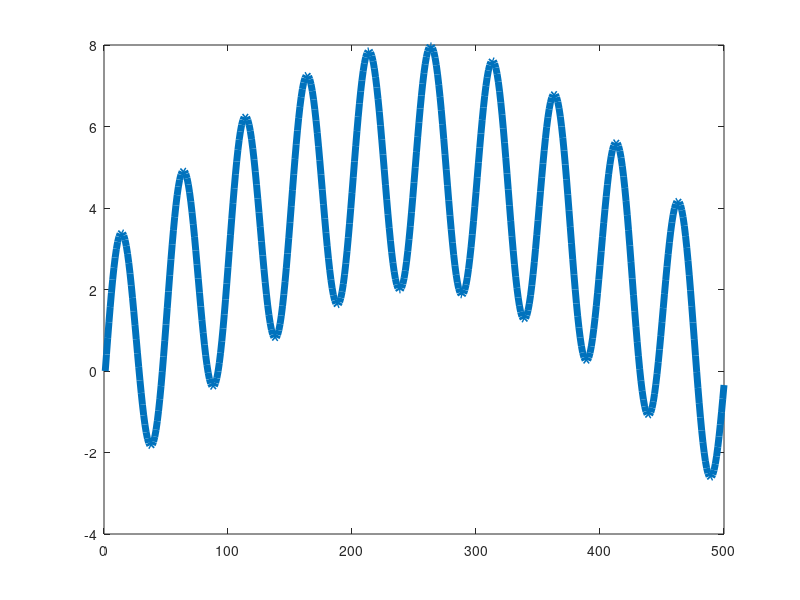
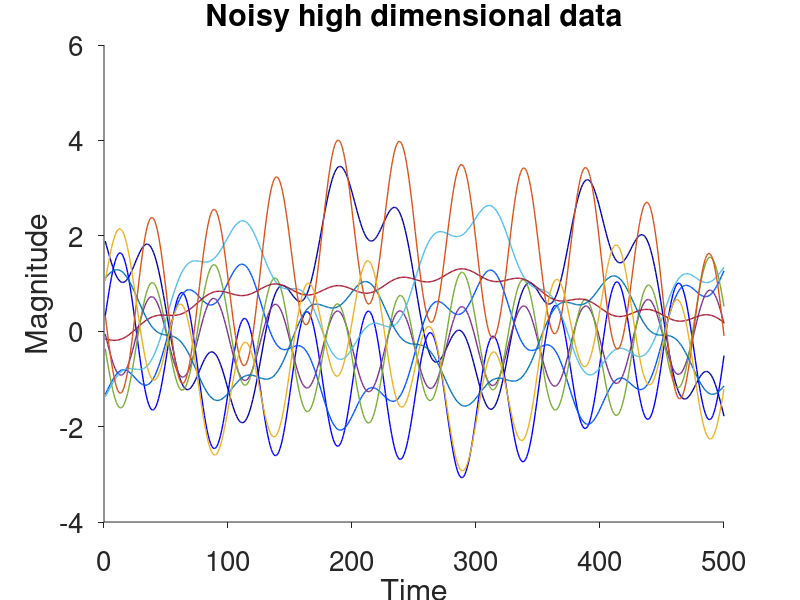
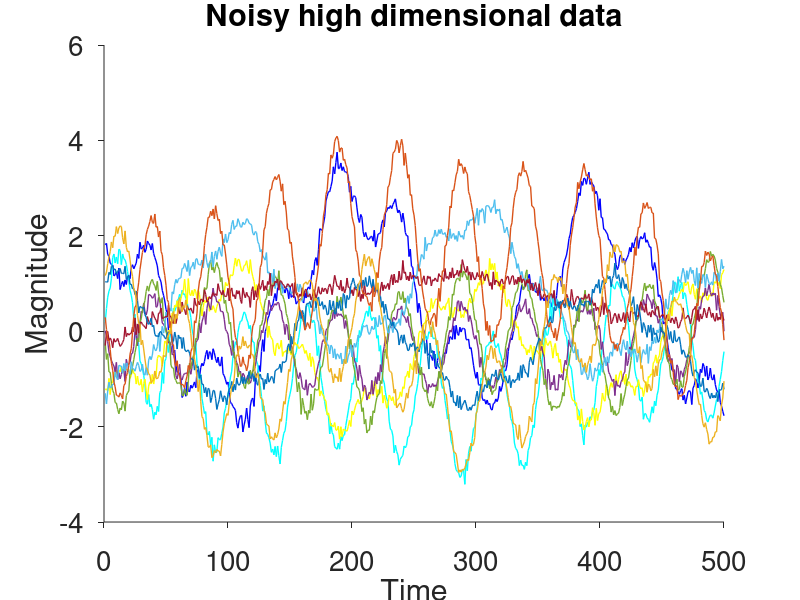
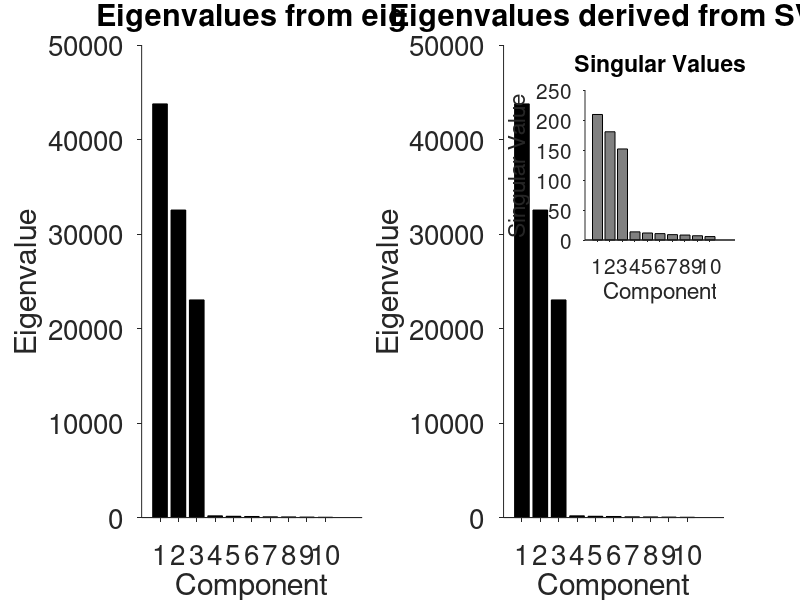

Here is the MATLAB script that generated these plots, in order: (Note: this script raises an error after producing the figures.)
% Saman Abbaspoor 2024
% https://github.com/NeurosyntaxAcademy


%% Step 1: Create the dataset
close all, clc

% Generate time vector
Fs = 1000; % Sampling frequency
duration = 10; % Duration of the signal in seconds

t = [0:1/Fs:duration]';

% Generate three main oscillations
osc1 = sin(2 * pi * 20 * t);
osc2 = cos(2 * pi * 5 * t);
osc3 = sin(2 * pi * 1 * t);

% Combine oscillations into a matrix
oscillations = [osc1, osc2, osc3];

figure,
h = plot(oscillations(1:500, 1:3), 'LineWidth', 5)
% Set the colormap to gray
colors = colormap(turbo(3)); % Get 3 shades of gray
% Apply the colors to the plots using arrayfun
arrayfun(@(i) set(h(i), 'Color', colors(i, :)), 1:3);
title('Latent Space');
xlabel('Time');
ylabel('Magnitude');
set(gca, 'box', 'off', 'tickdir', 'out', 'fontsize', 20)

%%


tmp = 3*osc1+0*osc2+5*osc3;

h = plot(tmp(1:500, 1), 'LineWidth', 5);




%% Project to higher dimensions using a linear function and add noise

% Random linear transformation matrix (10x3)
transformation_matrix = randn(10, 3);

% Project oscillations to 10 dimensions
X_projected = oscillations * transformation_matrix';


figure,

h = plot(X_projected(1:500, :), 'LineWidth', 1)
% Set the colormap to gray
colors = colormap(jet(size(X_projected, 2))); % Get 3 shades of gray
% Apply the colors to the plots using arrayfun
arrayfun(@(i) set(h(i), 'Color', colors(i, :)), 1:3);
title('Noisy high dimensional data');
xlabel('Time');
ylabel('Magnitude');
set(gca, 'box', 'off', 'tickdir', 'out', 'fontsize', 20)



%%
% Add Gaussian noise
noise = randn(size(X_projected)) * 0.1;
X_noisy = X_projected + noise;

figure,

h = plot(X_noisy(1:500, :), 'LineWidth', 1)
% Set the colormap to gray
colors = colormap(jet(3)); % Get 3 shades of gray
% Apply the colors to the plots using arrayfun
arrayfun(@(i) set(h(i), 'Color', colors(i, :)), 1:3);
title('Noisy high dimensional data');
xlabel('Time');
ylabel('Magnitude');
set(gca, 'box', 'off', 'tickdir', 'out', 'fontsize', 20)


%% Step 2: Perform PCA using eig function

% Standardize the data matrix
X_std = zscore(X_noisy);

% Compute the covariance matrix
% n = size(X_std, 1);
% C = cov(X_std) / (n - 1);

% Perform eigen decomposition
[eigvectors, eigvalues] = eig(X_std'*X_std);

% Extract the eigenvalues from the diagonal matrix
eigvalues = diag(eigvalues);

% Sort the eigenvalues and eigenvectors in descending order
[eigvalues, idx] = sort(eigvalues, 'descend');
eigvectors = eigvectors(:, idx);

%% Step 3: Perform PCA using svd function

% Perform Singular Value Decomposition
[U, S, V] = svd(X_std, 'econ');

% Singular values (diagonal elements of S)
singValues = diag(S);

% Principal components
principal_components_svd = V;


%% Step 4: Compare the results from eig and svd

% Relationship between eigenvalues and singular values
% Eigenvalues of the covariance matrix are the squared singular values divided by (n-1)
n = size(X_std, 1);
eigvalues_from_svd = (singValues.^2); %/ (n - 1)

% Plot eigenvalues and singular values for comparison
figure;
subplot(1, 2, 1);
bar(eigvalues, 'FaceColor', [0 0 0]);
title('Eigenvalues from eig');
xlabel('Component');
ylabel('Eigenvalue');
set(gca, 'box', 'off', 'tickdir', 'out', 'fontsize', 20)

subplot(1, 2, 2);
bar(eigvalues_from_svd, 'FaceColor', [0 0 0]), hold on
% bar(singValues, 'FaceColor', [0.5 0.5 0.5])
title('Eigenvalues derived from SVD');
xlabel('Component');
ylabel('Eigenvalue');
set(gca, 'box', 'off', 'tickdir', 'out', 'fontsize', 20)


% Add inset to the second subplot
axes('Position', [.7 .6 .25 .25]);
box on;
bar(singValues, 'FaceColor', [0.5 0.5 0.5]); pbaspect([1 1 1])
title('Singular Values');
set(gca, 'box', 'off', 'tickdir', 'out', 'fontsize', 15);
xlabel('Component');
ylabel('Singular Value');

%%
% V = eigenvalue decomposition of A'A (e.g. X_std'*X_std)

figure;
subplot(1, 2, 1);
stem(V(:, 1), 'filled', 'Color', [0 0 0], 'LineWidth', 3);
title('V from SVD');
xlabel('Component');
set(gca, 'box', 'off', 'tickdir', 'out', 'fontsize', 20)

subplot(1, 2, 2);
stem(-eigvectors(:, 1), 'filled', 'Color', [0 0 0], 'LineWidth', 3);
title('Eigenvectors [A''A]');
xlabel('Component');
set(gca, 'box', 'off', 'tickdir', 'out', 'fontsize', 20)

%% Reconstruction by dimension reduction

Dred = X_std * V(:, 1:3);

figure,
subplot(1, 2, 1);

h = plot(oscillations(1:500, :), 'LineWidth', 3)
% Set the colormap to gray
colors = colormap(turbo(3)); % Get 3 shades of gray
% Apply the colors to the plots using arrayfun
arrayfun(@(i) set(h(i), 'Color', colors(i, :)), 1:3);
title('Dimensionality reduction');
xlabel('Observations');
ylabel('Magnitude');
set(gca, 'box', 'off', 'tickdir', 'out', 'fontsize', 20)
xlim([0 500])

subplot(1, 2, 2);

h = plot(Dred(1:500, 2), 'LineWidth', 1)
% Set the colormap to gray
colors = colormap(turbo(3)); % Get 3 shades of gray
% Apply the colors to the plots using arrayfun
arrayfun(@(i) set(h(i), 'Color', colors(i, :)), 1:1);
title('Dimensionality reduction');
xlabel('Observations');
ylabel('Magnitude');
set(gca, 'box', 'off', 'tickdir', 'out', 'fontsize', 20)
xlim([0 500])

%% Spectral Decomposition

ov = 0.5;   % overlap
winlen = 1024; % winlen
nff = 100;
freqBins = logspace(log10(1), log10(50), nff); %linspace(1, 150, nff); %logspace(log10(1), log10(200), nff);
fs = 1000;

% Spectral decomposition of original 3 oscillations
[pxx, f1] = pwelch(oscillations,winlen,floor(ov*winlen), freqBins, fs);


% Spectral decomposition of reduced 3-component data
[pxx_red, f_red] = pwelch(Dred,winlen,floor(ov*winlen), freqBins, fs);


% Plotting the results

figure;

% Original oscillations
subplot(2, 1, 1);

h = plot(f1, pxx, 'LineWidth', 3)
% Set the colormap to gray
colors = colormap(turbo(3)); % Get 3 shades of gray
% Apply the colors to the plots using arrayfun
arrayfun(@(i) set(h(i), 'Color', colors(i, :)), 1:3);
title('Spectral features - Original');
xlabel('Frequency [Hz]');
ylabel('Power');
set(gca, 'box', 'off', 'tickdir', 'out', 'fontsize', 20)
xlim([0 50])


% Original oscillations
subplot(2, 1, 2);

h = plot(f1, pxx_red, 'LineWidth', 3)
% Set the colormap to gray
colors = colormap(turbo(3)); % Get 3 shades of gray
% Apply the colors to the plots using arrayfun
arrayfun(@(i) set(h(i), 'Color', colors(i, :)), 1:3);
title('Spectral features - PCA');
xlabel('Frequency [Hz]');
ylabel('Power');
set(gca, 'box', 'off', 'tickdir', 'out', 'fontsize', 20)
xlim([0 50])


%% Independent Component Analysis

number_of_iterations = 100;

ICAPatterns =...
    fast_ica(X_std', 3, number_of_iterations);

prjs = X_std * ICAPatterns;


figure,
subplot(1, 2, 1);

h = plot(oscillations(1:500, :), 'LineWidth', 3)
% Set the colormap to gray
colors = colormap(turbo(3)); % Get 3 shades of gray
% Apply the colors to the plots using arrayfun
arrayfun(@(i) set(h(i), 'Color', colors(i, :)), 1:3);
title('Dimensionality reduction');
xlabel('Observations');
ylabel('Magnitude');
set(gca, 'box', 'off', 'tickdir', 'out', 'fontsize', 20)
xlim([0 500])

subplot(1, 2, 2);

h = plot(prjs(1:500, :), 'LineWidth', 1)
% Set the colormap to gray
colors = colormap(turbo(3)); % Get 3 shades of gray
% Apply the colors to the plots using arrayfun
arrayfun(@(i) set(h(i), 'Color', colors(i, :)), 1:3);
title('ICA Pattern');
xlabel('Observations');
ylabel('Magnitude');
set(gca, 'box', 'off', 'tickdir', 'out', 'fontsize', 20)
xlim([0 500])


%% Filtering

[b a] = butter(3, 30/(fs/2));
fltprjs = zeros(size(prjs));
for i =1:3
    fltprjs(:, i) = filtfilt(b, a, prjs(:, i));
end


figure,
subplot(1, 2, 1);

h = plot(oscillations(1:500, :), 'LineWidth', 3)
% Set the colormap to gray
colors = colormap(turbo(3)); % Get 3 shades of gray
% Apply the colors to the plots using arrayfun
arrayfun(@(i) set(h(i), 'Color', colors(i, :)), 1:3);
title('Dimensionality reduction');
xlabel('Observations');
ylabel('Magnitude');
set(gca, 'box', 'off', 'tickdir', 'out', 'fontsize', 20)
xlim([0 500])

subplot(1, 2, 2);

h = plot(fltprjs(1:500, :), 'LineWidth', 1)
% Set the colormap to gray
colors = colormap(turbo(3)); % Get 3 shades of gray
% Apply the colors to the plots using arrayfun
arrayfun(@(i) set(h(i), 'Color', colors(i, :)), 1:3);
title('ICA Pattern - Filtered');
xlabel('Observations');
ylabel('Magnitude');
set(gca, 'box', 'off', 'tickdir', 'out', 'fontsize', 20)
xlim([0 500])


%% Spectral Decomposition of ICA Patterns

% Spectral decomposition of reduced 3-component data
[pxx_red, f_red] = pwelch(prjs,winlen,floor(ov*winlen), freqBins, fs);


% Plotting the results

figure;

% Original oscillations
subplot(2, 1, 1);

h = plot(f1, pxx, 'LineWidth', 3)
% Set the colormap to gray
colors = colormap(turbo(3)); % Get 3 shades of gray
% Apply the colors to the plots using arrayfun
arrayfun(@(i) set(h(i), 'Color', colors(i, :)), 1:3);
title('Spectral features - Original');
xlabel('Frequency [Hz]');
ylabel('Power');
set(gca, 'box', 'off', 'tickdir', 'out', 'fontsize', 20)
xlim([0 50])


% Original oscillations
subplot(2, 1, 2);

h = plot(f1, pxx_red, 'LineWidth', 3)
% Set the colormap to gray
colors = colormap(turbo(3)); % Get 3 shades of gray
% Apply the colors to the plots using arrayfun
arrayfun(@(i) set(h(i), 'Color', colors(i, :)), 1:3);
title('Spectral features - ICA');
xlabel('Frequency [Hz]');
ylabel('Power');
set(gca, 'box', 'off', 'tickdir', 'out', 'fontsize', 20)
xlim([0 50])


%%

r = 1;
LowRankData = U(:, 1:r)*S(1:r,1:r)*V(:, 1:r)';


figure,
subplot(1, 2, 1);

h = plot(X_noisy(1:500, :), 'LineWidth', 1)
% Set the colormap to gray
colors = colormap(turbo(10)); % Get 3 shades of gray
% Apply the colors to the plots using arrayfun
arrayfun(@(i) set(h(i), 'Color', colors(i, :)), 1:3);
title('Dimensionality reduction');
xlabel('Noisy data');
ylabel('Magnitude');
set(gca, 'box', 'off', 'tickdir', 'out', 'fontsize', 20)
xlim([0 500])

subplot(1, 2, 2);

h = plot(LowRankData(1:500, :), 'LineWidth', 1)
% Set the colormap to gray
colors = colormap(turbo(10)); % Get 3 shades of gray
% Apply the colors to the plots using arrayfun
arrayfun(@(i) set(h(i), 'Color', colors(i, :)), 1:3);
title('Low Rank Approximation');
xlabel('Observations');
ylabel('Magnitude');
set(gca, 'box', 'off', 'tickdir', 'out', 'fontsize', 20)
xlim([0 500])




